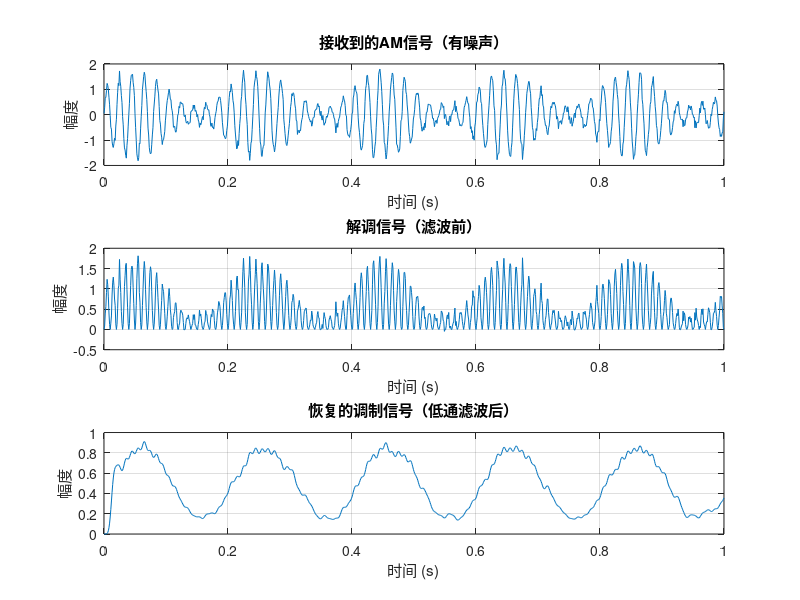

MATLAB code for this plot:
%用于同步解调的演示

% 设置参数
Fs = 1000;  % 采样频率 (Hz)
t = 0:1/Fs:1;  % 时间向量 (1秒)

% 调制信号 (低频信号)
Am = 1;    % 调制信号的幅度
fm = 5;    % 调制信号的频率 (Hz)
modulating_signal = Am * sin(2 * pi * fm * t);  % 调制信号

% 载波信号 (高频信号)
Ac = 1;    % 载波信号的幅度
fc = 50;   % 载波信号的频率 (Hz)
carrier_signal = Ac * sin(2 * pi * fc * t);  % 载波信号

% 调幅信号 (AM)
mu = 0.7;  % 调制指数 (mu <= 1 表示没有过调制)
am_signal = (1 + mu * modulating_signal) .* carrier_signal;  % AM信号

% 添加噪声（可选）
noisy_am_signal = am_signal + 0.1 * randn(size(am_signal));  % 含噪声信号

% 绘制调幅信号
figure;
subplot(3, 1, 1);
plot(t, noisy_am_signal);
title('接收到的AM信号（有噪声）');
xlabel('时间 (s)');
ylabel('幅度');
grid on;

% 同步解调过程
local_carrier = Ac * sin(2 * pi * fc * t);  % 本地产生的载波 (与原始载波同步)
demodulated_signal = noisy_am_signal .* local_carrier;  % 与载波相乘进行混频

% 低通滤波器提取基带信号
[b, a] = butter(5, fc/(Fs/2), 'low');  % 设计低通滤波器
recovered_signal = filter(b, a, demodulated_signal);  % 滤波器提取调制信号

% 绘制解调后的信号
subplot(3, 1, 2);
plot(t, demodulated_signal);
title('解调信号（滤波前）');
xlabel('时间 (s)');
ylabel('幅度');
grid on;

subplot(3, 1, 3);
plot(t, recovered_signal);
title('恢复的调制信号（低通滤波后）');
xlabel('时间 (s)');
ylabel('幅度');
grid on;
